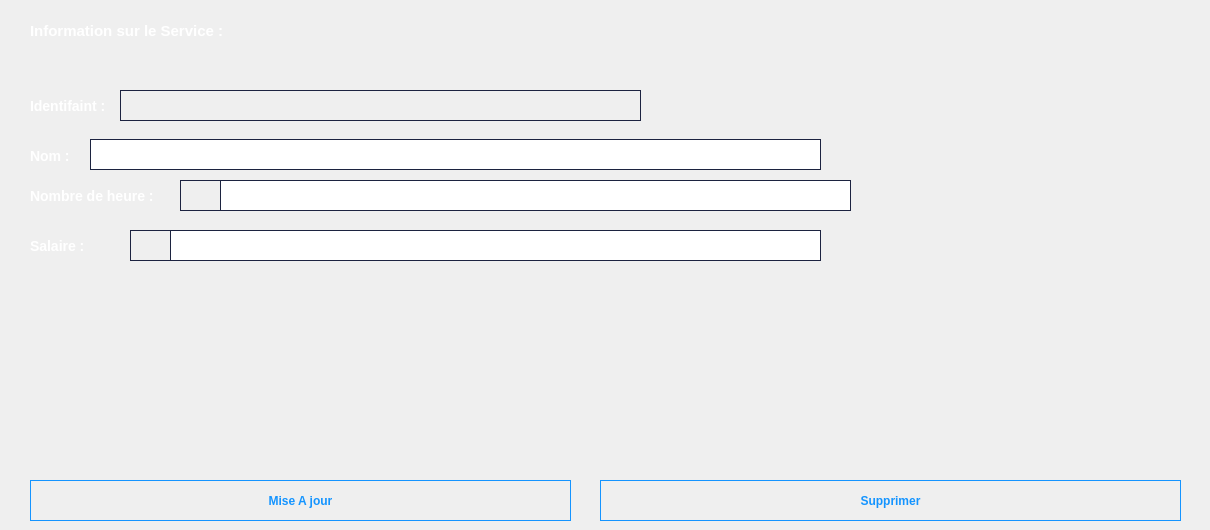
       <widget class="QWidget" name="page_16">
        <property name="styleSheet">
         <string notr="true">QLineEdit {
	border : 1px solid #1c2340;
	padding: 5px 5px 5px 5px;
	color: #ffffff;
}

QLabel {
	color: #ffffff;
	font-size: 14px;
	font-weight: 800;
}

QLabel#IconClock_2{
	border : 1px solid #1c2340;
	padding: 5px 1px 1px 1px;
	text-align: center;
    vertical-align: middle;
	background-color: transparent;
 	background-position: center top;
    background-repeat: no-repeat;
    background-origin: content;
    background-image: url(&quot;:/icons/menu/admin/service/form/clock.png&quot;);
}

QLabel#IconMoney_2{
	border : 1px solid #1c2340;
	padding: 5px 1px 1px 1px;
	text-align: center;
    vertical-align: middle;
	background-color: transparent;
 	background-position: center top;
    background-repeat: no-repeat;
    background-origin: content;
    background-image: url(&quot;:/icons/menu/admin/service/form/money.png&quot;);
}

</string>
        </property>
        <widget class="QPushButton" name="pushButton_12">
         <property name="geometry">
          <rect>
           <x>600</x>
           <y>480</y>
           <width>581</width>
           <height>41</height>
          </rect>
         </property>
         <property name="styleSheet">
          <string notr="true">QPushButton {
	font-weight: 600;
	text-align: center;
    vertical-align: middle;
   	background-color: transparent;
    border: 1px solid transparent;
	color: #1494ff;
    border-color: #1494ff;
}

QPushButton:hover {
    background-color: #1494ff;
	color: #ffffff;
	font-weight: 600;
}</string>
         </property>
         <property name="text">
          <string>Supprimer</string>
         </property>
        </widget>
        <widget class="QLabel" name="label_24">
         <property name="geometry">
          <rect>
           <x>30</x>
           <y>180</y>
           <width>131</width>
           <height>31</height>
          </rect>
         </property>
         <property name="text">
          <string>Nombre de heure :</string>
         </property>
        </widget>
        <widget class="QLineEdit" name="lineEdit_nbH">
         <property name="geometry">
          <rect>
           <x>220</x>
           <y>180</y>
           <width>631</width>
           <height>31</height>
          </rect>
         </property>
        </widget>
        <widget class="QLabel" name="label_26">
         <property name="geometry">
          <rect>
           <x>30</x>
           <y>90</y>
           <width>81</width>
           <height>31</height>
          </rect>
         </property>
         <property name="text">
          <string>Identifaint :</string>
         </property>
        </widget>
        <widget class="QLineEdit" name="lineEdit_nomser">
         <property name="geometry">
          <rect>
           <x>90</x>
           <y>139</y>
           <width>731</width>
           <height>31</height>
          </rect>
         </property>
        </widget>
        <widget class="QLabel" name="label_27">
         <property name="geometry">
          <rect>
           <x>30</x>
           <y>230</y>
           <width>71</width>
           <height>31</height>
          </rect>
         </property>
         <property name="text">
          <string>Salaire :</string>
         </property>
        </widget>
        <widget class="QLineEdit" name="lineEdit_salaire">
         <property name="geometry">
          <rect>
           <x>170</x>
           <y>230</y>
           <width>651</width>
           <height>31</height>
          </rect>
         </property>
        </widget>
        <widget class="QLabel" name="label_23">
         <property name="geometry">
          <rect>
           <x>30</x>
           <y>140</y>
           <width>47</width>
           <height>31</height>
          </rect>
         </property>
         <property name="text">
          <string>Nom :</string>
         </property>
        </widget>
        <widget class="QPushButton" name="pushButton_13">
         <property name="geometry">
          <rect>
           <x>30</x>
           <y>480</y>
           <width>541</width>
           <height>41</height>
          </rect>
         </property>
         <property name="styleSheet">
          <string notr="true">QPushButton {
	font-weight: 600;
	text-align: center;
    vertical-align: middle;
   	background-color: transparent;
    border: 1px solid transparent;
	color: #1494ff;
    border-color: #1494ff;
}

QPushButton:hover {
    background-color: #1494ff;
	color: #ffffff;
	font-weight: 600;
}</string>
         </property>
         <property name="text">
          <string>Mise A jour</string>
         </property>
        </widget>
        <widget class="QLabel" name="InfoServ">
         <property name="geometry">
          <rect>
           <x>120</x>
           <y>90</y>
           <width>521</width>
           <height>31</height>
          </rect>
         </property>
         <property name="styleSheet">
          <string notr="true">padding: 5px 5px 5px 5px;
border : 1px solid #1c2340;
font-size: 12px;
font-weight: 300;</string>
         </property>
         <property name="text">
          <string/>
         </property>
        </widget>
        <widget class="QPushButton" name="btnBackEditService">
         <property name="geometry">
          <rect>
           <x>1130</x>
           <y>20</y>
           <width>71</width>
           <height>41</height>
          </rect>
         </property>
         <property name="styleSheet">
          <string notr="true">QPushButton {
	font-weight: 500;
	text-align: center;
    vertical-align: middle;
	background-color: transparent;
	padding: 0px 15px 15px 20px;
    color: #fff;
	font-size: 11px;
	border : 0;
	border-right: 3px solid transparent;
 	background-position: center top;
    background-repeat: no-repeat;
    background-origin: content;
    background-image: url(&quot;:/icons/menu/admin/personnel/form/back.png&quot;);
}

QPushButton:hover{
    background-image: url(&quot;:/icons/menu/admin/personnel/form/back-hover.png&quot;);
}</string>
         </property>
         <property name="text">
          <string/>
         </property>
        </widget>
        <widget class="QLabel" name="label_14">
         <property name="geometry">
          <rect>
           <x>30</x>
           <y>20</y>
           <width>281</width>
           <height>21</height>
          </rect>
         </property>
         <property name="font">
          <font>
           <pointsize>-1</pointsize>
           <weight>99</weight>
           <bold>true</bold>
          </font>
         </property>
         <property name="styleSheet">
          <string notr="true">QLabel {
	color: #ffffff;
	font-size: 15px;
	font-weight: 800;
}</string>
         </property>
         <property name="text">
          <string>Information sur le Service :</string>
         </property>
        </widget>
        <widget class="QLabel" name="IconClock_2">
         <property name="geometry">
          <rect>
           <x>180</x>
           <y>180</y>
           <width>41</width>
           <height>31</height>
          </rect>
         </property>
         <property name="styleSheet">
          <string notr="true"/>
         </property>
         <property name="text">
          <string/>
         </property>
        </widget>
        <widget class="QLabel" name="IconMoney_2">
         <property name="geometry">
          <rect>
           <x>130</x>
           <y>230</y>
           <width>41</width>
           <height>31</height>
          </rect>
         </property>
         <property name="styleSheet">
          <string notr="true"/>
         </property>
         <property name="text">
          <string/>
         </property>
        </widget>
       </widget>
